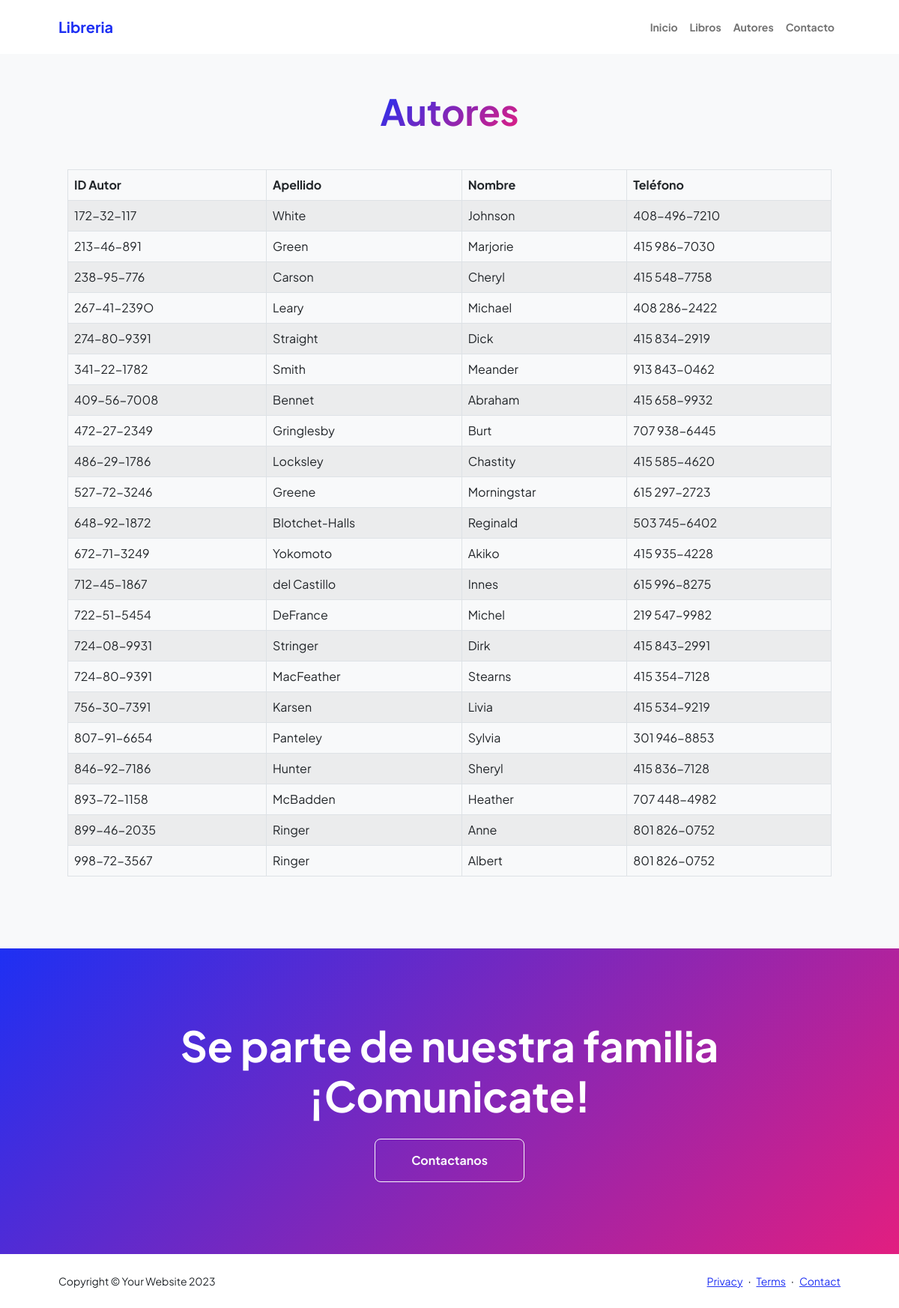
Screenshot of /autores.php with the database file from the repository.
### tables this page shows
CREATE TABLE `autores` (
  `id_autor` varchar(11) NOT NULL,
  `apellido` varchar(15) NOT NULL,
  `nombre` varchar(15) NOT NULL,
  `telefono` varchar(12) NOT NULL,
  `direccion` varchar(20) NOT NULL,
  `ciudad` varchar(15) NOT NULL,
  `estado` varchar(2) NOT NULL,
  `pais` varchar(3) NOT NULL,
  `cod_postal` int(5) NOT NULL
);

### autores.php (the view, shortened to what this page needs)
<?php
include('includes/conexion.php');
$sql = "SELECT * FROM autores";
$stmt = $pdo->query($sql);
$autores = $stmt->fetchAll(PDO::FETCH_ASSOC);
?>
<!DOCTYPE html>
<html lang="en">
    <head>
        <link href="https://cdn.jsdelivr.net/npm/bootstrap-icons@1.8.1/font/bootstrap-icons.css" rel="stylesheet" />
        <link href="css/styles.css" rel="stylesheet" />
    </head>
    <body class="d-flex flex-column h-100 bg-light">
        <main class="flex-shrink-0">
            <?php include('templates/header.php'); ?>
            <section class="py-5">
                <div class="container px-5 mb-5">
                    <div class="text-center mb-5">
                        <h1 class="display-5 fw-bolder mb-0"><span class="text-gradient d-inline">Autores</span></h1>
                    </div>
                    <div class="container mt-4">
        <table class="table table-striped table-bordered table-hover">
            <thead>
                <tr>
                    <th>ID Autor</th>
                    <th>Apellido</th>
                    <th>Nombre</th>
                    <th>Teléfono</th>
                </tr>
            </thead>
            <tbody>
                <?php foreach ($autores as $autor): ?>
                    <tr>
                        <td><?php echo $autor['id_autor']; ?></td>
                        <td><?php echo $autor['apellido']; ?></td>
                        <td><?php echo $autor['nombre']; ?></td>
                        <td><?php echo $autor['telefono']; ?></td>
                    </tr>
                <?php endforeach; ?>
            </tbody>
        </table>
    </div>
            </section>
            <section class="py-5 bg-gradient-primary-to-secondary text-white">
                <div class="container px-5 my-5">
                    <div class="text-center">
                        <h2 class="display-4 fw-bolder mb-4">Se parte de nuestra familia ¡Comunicate!</h2>
                        <a class="btn btn-outline-light btn-lg px-5 py-3 fs-6 fw-bolder" href="contacto.php">Contactanos</a>
                    </div>
                </div>
            </section>
        </main>
        <?php include('templates/footer.php'); ?>
    </body>
</html>

### templates/header.php (shortened to what this page needs)
<nav class="navbar navbar-expand-lg navbar-light bg-white py-3">
    <div class="container px-5">
        <a class="navbar-brand" href="index.php"><span class="fw-bolder text-primary">Libreria</span></a>
        <div class="collapse navbar-collapse" id="navbarSupportedContent">
            <ul class="navbar-nav ms-auto mb-2 mb-lg-0 small fw-bolder">
                <li class="nav-item"><a class="nav-link" href="index.php">Inicio</a></li>
                <li class="nav-item"><a class="nav-link" href="libros.php">Libros</a></li>
                <li class="nav-item"><a class="nav-link" href="autores.php">Autores</a></li>
                <li class="nav-item"><a class="nav-link" href="contacto.php">Contacto</a></li>
            </ul>
        </div>
    </div>
</nav>

### templates/footer.php (shortened to what this page needs)
<footer class="bg-white py-4 mt-auto">
            <div class="container px-5">
                <div class="row align-items-center justify-content-between flex-column flex-sm-row">
                    <div class="col-auto"><div class="small m-0">Copyright &copy; Your Website 2023</div></div>
                    <div class="col-auto">
                        <a class="small" href="#!">Privacy</a>
                        <span class="mx-1">&middot;</span>
                        <a class="small" href="#!">Terms</a>
                        <span class="mx-1">&middot;</span>
                        <a class="small" href="#!">Contact</a>
                    </div>
                </div>
            </div>
        </footer>

### rows the page displays
autores: id_autor "172-32-117", apellido "White", nombre "Johnson", telefono "408-496-7210"
autores: id_autor "213-46-891", apellido "Green", nombre "Marjorie", telefono "415 986-7030"
autores: id_autor "238-95-776", apellido "Carson", nombre "Cheryl", telefono "415 548-7758"
autores: id_autor "267-41-239O", apellido "Leary", nombre "Michael", telefono "408 286-2422"
autores: id_autor "274-80-9391", apellido "Straight", nombre "Dick", telefono "415 834-2919"
autores: id_autor "341-22-1782", apellido "Smith", nombre "Meander", telefono "913 843-0462"
autores: id_autor "409-56-7008", apellido "Bennet", nombre "Abraham", telefono "415 658-9932"
autores: id_autor "472-27-2349", apellido "Gringlesby", nombre "Burt", telefono "707 938-6445"
autores: id_autor "486-29-1786", apellido "Locksley", nombre "Chastity", telefono "415 585-4620"
autores: id_autor "527-72-3246", apellido "Greene", nombre "Morningstar", telefono "615 297-2723"
autores: id_autor "648-92-1872", apellido "Blotchet-Halls", nombre "Reginald", telefono "503 745-6402"
autores: id_autor "672-71-3249", apellido "Yokomoto", nombre "Akiko", telefono "415 935-4228"
autores: id_autor "712-45-1867", apellido "del Castillo", nombre "Innes", telefono "615 996-8275"
autores: id_autor "722-51-5454", apellido "DeFrance", nombre "Michel", telefono "219 547-9982"
autores: id_autor "724-08-9931", apellido "Stringer", nombre "Dirk", telefono "415 843-2991"
autores: id_autor "724-80-9391", apellido "MacFeather", nombre "Stearns", telefono "415 354-7128"
autores: id_autor "756-30-7391", apellido "Karsen", nombre "Livia", telefono "415 534-9219"
autores: id_autor "807-91-6654", apellido "Panteley", nombre "Sylvia", telefono "301 946-8853"
autores: id_autor "846-92-7186", apellido "Hunter", nombre "Sheryl", telefono "415 836-7128"
autores: id_autor "893-72-1158", apellido "McBadden", nombre "Heather", telefono "707 448-4982"
autores: id_autor "899-46-2035", apellido "Ringer", nombre "Anne", telefono "801 826-0752"
autores: id_autor "998-72-3567", apellido "Ringer", nombre "Albert", telefono "801 826-0752"
